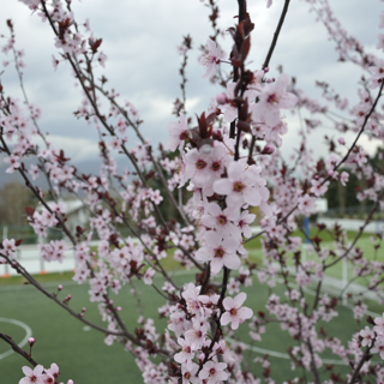
#> input picture data/protocol_dataset/samples/00000000_r000da54ft_p64_r320_t384.png, 384 x 384 px; its folder holds only this picture in this run
$ python build_protocol_dataset.py --input-dir ../data/protocol_dataset/samples --output-dir out
#> lines starting #> are read from the running program, lines starting #| are printed output that depends on the picture
#!/usr/bin/env python3
"""
Build protocol dataset for the a->c vs b->c study.

Pipeline:
1) Read square PNG images (output of preprocess_raise.py)
2) Auto-generate reference sizes from target size + peak sizes
3) For each image and reference size:
   a) Resize to reference size
   b) Resize again to target size
4) Save generated images and metadata CSV
5) Optionally call an external processing script (e.g., demo/ird) per sample
"""

from __future__ import annotations

import argparse
import csv
import subprocess
import sys
from pathlib import Path
from typing import Iterable

from PIL import Image


INTERP_MAP = {
    "nearest": Image.Resampling.NEAREST,
    "bilinear": Image.Resampling.BILINEAR,
    "bicubic": Image.Resampling.BICUBIC,
    "lanczos": Image.Resampling.LANCZOS,
}


def list_pngs(root: Path) -> list[Path]:
    return sorted(p for p in root.rglob("*.png") if p.is_file())


def parse_int_list(raw: str) -> list[int]:
#> called with raw = '64,85,96'
    vals = []
    for x in raw.split(","):
        x = x.strip()
        if not x:
            continue
        vals.append(int(x))
    return vals


def generate_reference_sizes(
    target: int,
    peak_sizes: Iterable[int],
    k_offsets: Iterable[int],
    num_refs_per_peak: int,
    min_ref: int,
    max_ref: int,
) -> dict[int, list[int]]:
#> called with target = 384, num_refs_per_peak = 5, min_ref = 32, max_ref = 4096
    result: dict[int, list[int]] = {}
    for peak in peak_sizes:
        candidates = set()
        for k in k_offsets:
            candidates.add(peak + k)
            candidates.add(target - peak + k)

        valid = sorted(x for x in candidates if min_ref <= x <= max_ref)
        if not valid:
            result[peak] = []
            continue

        if len(valid) <= num_refs_per_peak:
            result[peak] = valid
        else:
            if num_refs_per_peak <= 1:
                # Single reference requested: pick middle candidate for stability.
                result[peak] = [valid[len(valid) // 2]]
                continue
            # Pick evenly across sorted candidates to keep variety.
            idxs = []
            for i in range(num_refs_per_peak):
                idx = round(i * (len(valid) - 1) / (num_refs_per_peak - 1))
                idxs.append(idx)
            picked = sorted({valid[i] for i in idxs})
            # Ensure exactly num_refs_per_peak where possible.
            if len(picked) < num_refs_per_peak:
                for v in valid:
                    if v not in picked:
                        picked.append(v)
                    if len(picked) == num_refs_per_peak:
                        break
                picked.sort()
            result[peak] = picked[:num_refs_per_peak]
    return result


def ensure_square(img: Image.Image) -> Image.Image:
    w, h = img.size
    if w == h:
        return img
    side = min(w, h)
    left = (w - side) // 2
    top = (h - side) // 2
    return img.crop((left, top, left + side, top + side))


def run_external_processor(command_template: str, image_path: Path, output_dir: Path) -> None:
    cmd = command_template.format(image=str(image_path), outdir=str(output_dir))
    subprocess.run(cmd, shell=True, check=True)

def run_ird_processor(
    ird_root: Path,
    image_path: Path,
    output_dir: Path,
    direction: str,
    preproc: str,
    is_jpeg: bool,
) -> None:
    detect_script = ird_root / "detect_one_image.py"
    cmd = [
        sys.executable,
        str(detect_script),
        str(image_path.resolve()),
        "--direction",
        direction,
        "--preproc",
        preproc,
        "--out_folder",
        str(output_dir.resolve()),
    ]
    if is_jpeg:
        cmd.append("--is_jpeg")
    subprocess.run(cmd, check=True, cwd=str(ird_root))


def process_dataset(args: argparse.Namespace) -> None:
    in_root: Path = args.input_dir
    out_root: Path = args.output_dir
    target = args.target_size
    peaks = parse_int_list(args.peak_sizes)
    k_offsets = parse_int_list(args.k_offsets)
    interp = INTERP_MAP[args.interpolation]

    refs_by_peak = generate_reference_sizes(
        target=target,
        peak_sizes=peaks,
        k_offsets=k_offsets,
        num_refs_per_peak=args.num_refs_per_peak,
        min_ref=args.min_ref_size,
        max_ref=args.max_ref_size,
    )

    images = list_pngs(in_root)
    if not images:
        print("No PNG images found. Run preprocess_raise.py first.")
        return

    out_root.mkdir(parents=True, exist_ok=True)
    sample_dir = out_root / "samples"
    sample_dir.mkdir(parents=True, exist_ok=True)
    ext_dir = out_root / "external_outputs"
    ext_dir.mkdir(parents=True, exist_ok=True)

    metadata_path = out_root / "metadata.csv"
    plan_path = out_root / "size_plan.csv"

    with plan_path.open("w", newline="", encoding="utf-8") as f_plan:
        w = csv.writer(f_plan)
        w.writerow(["peak_size", "reference_sizes"])
        for peak, refs in refs_by_peak.items():
            w.writerow([peak, ";".join(str(r) for r in refs)])

    rows = []
    ok = 0
    failed = 0
    sample_id = 0
    for img_path in images:
        try:
            with Image.open(img_path) as img:
#> img is the input picture: PIL image 384x384 RGB; mean R, G, B 146.3, 146.7, 145.1
                if img.mode not in ("RGB", "RGBA", "L"):
                    img = img.convert("RGB")
                img = ensure_square(img)
                src_side = img.size[0]
#> src_side = 384

                for peak in peaks:
                    refs = refs_by_peak.get(peak, [])
                    for ref in refs:
                        step1 = img.resize((ref, ref), resample=interp)
                        step2 = step1.resize((target, target), resample=interp)

                        rel_name = img_path.stem
                        out_name = f"{sample_id:08d}_{rel_name}_p{peak}_r{ref}_t{target}.png"
                        out_img = sample_dir / out_name
                        step2.save(out_img, format="PNG")

                        sample_result_dir = ext_dir / f"{sample_id:08d}"
                        sample_result_dir.mkdir(parents=True, exist_ok=True)

                        if args.ird_root:
                            try:
                                run_ird_processor(
                                    ird_root=args.ird_root,
                                    image_path=out_img,
                                    output_dir=sample_result_dir,
                                    direction=args.ird_direction,
                                    preproc=args.ird_preproc,
                                    is_jpeg=args.ird_is_jpeg,
                                )
                            except Exception as exc:  # noqa: BLE001
                                print(f"[WARN] IRD processor failed for {out_img.name}: {exc}")

                        if args.external_command:
                            try:
                                run_external_processor(args.external_command, out_img, sample_result_dir)
                            except Exception as exc:  # noqa: BLE001
                                print(f"[WARN] external processor failed for {out_img.name}: {exc}")

                        rows.append(
                            {
                                "sample_id": sample_id,
                                "source_image": str(img_path),
                                "source_square_size": src_side,
                                "peak_size": peak,
                                "reference_size": ref,
                                "target_size": target,
                                "interpolation": args.interpolation,
                                "output_image": str(out_img),
                            }
                        )
                        sample_id += 1
#> this loop made 3 passes
#> pass 1, in process_dataset, `step2.save(out_img, format="PNG")`:
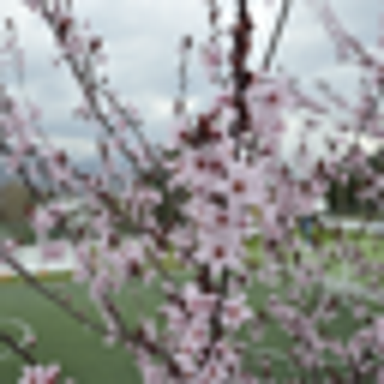
#> saved as 00000000_00000000_r000da54ft_p64_r320_t384_p64_r64_t384.png: PIL image 384x384 RGB; mean R, G, B 146.3, 146.7, 145.1
#> after the loop, rows = 15 items; sample_id = 15
            ok += 1
        except Exception as exc:  # noqa: BLE001
            failed += 1
            print(f"[FAIL] {img_path}: {exc}")

    with metadata_path.open("w", newline="", encoding="utf-8") as f:
        fieldnames = [
            "sample_id",
            "source_image",
            "source_square_size",
            "peak_size",
            "reference_size",
            "target_size",
            "interpolation",
            "output_image",
        ]
        writer = csv.DictWriter(f, fieldnames=fieldnames)
        writer.writeheader()
        writer.writerows(rows)

    print(f"Done. Processed source images: {ok}, Failed source images: {failed}")
    print(f"Generated samples: {len(rows)}")
#| Generated samples: 15
    print(f"Saved metadata: {metadata_path}")
    print(f"Saved size plan: {plan_path}")
    if args.ird_root:
        print(f"IRD outputs root: {ext_dir}")


def parse_args() -> argparse.Namespace:
    p = argparse.ArgumentParser(description="Build resize protocol dataset automatically.")
    p.add_argument("--input-dir", type=Path, required=True, help="Square PNG input directory")
    p.add_argument("--output-dir", type=Path, required=True, help="Output directory")
    p.add_argument("--target-size", type=int, default=384, help="Final target square size")
    p.add_argument(
        "--peak-sizes",
        type=str,
        default="64,85,96",
        help="Comma-separated peak/reference seed sizes",
    )
    p.add_argument(
        "--k-offsets",
        type=str,
        default="0,1,2",
        help="Comma-separated k offsets",
    )
    p.add_argument("--num-refs-per-peak", type=int, default=5, help="Reference sizes per peak")
    p.add_argument("--min-ref-size", type=int, default=32, help="Minimum valid reference size")
    p.add_argument("--max-ref-size", type=int, default=4096, help="Maximum valid reference size")
    p.add_argument(
        "--interpolation",
        choices=sorted(INTERP_MAP.keys()),
        default="bicubic",
        help="Resize interpolation method",
    )
    p.add_argument(
        "--external-command",
        type=str,
        default="",
        help=(
            "Optional command template to run per generated sample. "
            "Use {image} and {outdir} placeholders."
        ),
    )
    p.add_argument(
        "--ird-root",
        type=Path,
        default=None,
        help=(
            "Optional path to demo/ird folder. "
            "If set, detect_one_image.py will run automatically per generated sample."
        ),
    )
    p.add_argument(
        "--ird-direction",
        choices=["h", "v", "both"],
        default="both",
        help="Direction passed to detect_one_image.py",
    )
    p.add_argument(
        "--ird-preproc",
        choices=["rt", "tv", "dct", "phot", "none"],
        default="rt",
        help="Preprocessing passed to detect_one_image.py",
    )
    p.add_argument(
        "--ird-is-jpeg",
        action="store_true",
        help="Pass --is_jpeg to detect_one_image.py",
    )
    return p.parse_args()


def main() -> None:
    args = parse_args()
    process_dataset(args)


if __name__ == "__main__":
    main()

$ run again, on data/protocol_dataset/samples/00000001_r001d260dt_p64_r320_t384.png
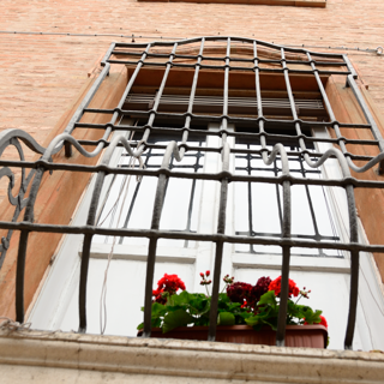
#> input picture data/protocol_dataset/samples/00000001_r001d260dt_p64_r320_t384.png, 384 x 384 px
#> in process_dataset, img is the input picture: PIL image 384x384 RGB; mean R, G, B 167.4, 147.6, 131.7
#> the loop in process_dataset, `for peak in peaks:` made 3 passes
#> pass 1, in process_dataset, `step2.save(out_img, format="PNG")`:
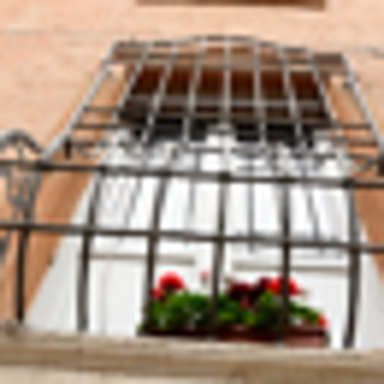
#> saved as 00000001_00000001_r001d260dt_p64_r320_t384_p64_r65_t384.png: PIL image 384x384 RGB; mean R, G, B 167.3, 147.5, 131.7
#> pass 1, in process_dataset, `step2.save(out_img, format="PNG")`:
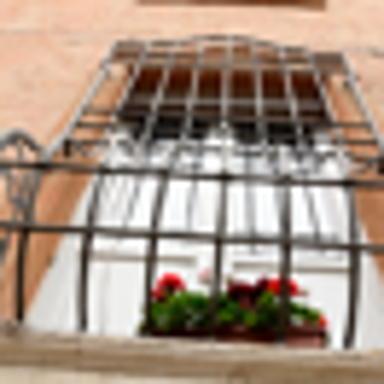
#> saved as 00000002_00000001_r001d260dt_p64_r320_t384_p64_r66_t384.png: PIL image 384x384 RGB; mean R, G, B 167.3, 147.5, 131.7
#> after the loop in process_dataset, `for peak in peaks:`: rows = 15 items; sample_id = 15
#| Generated samples: 15
